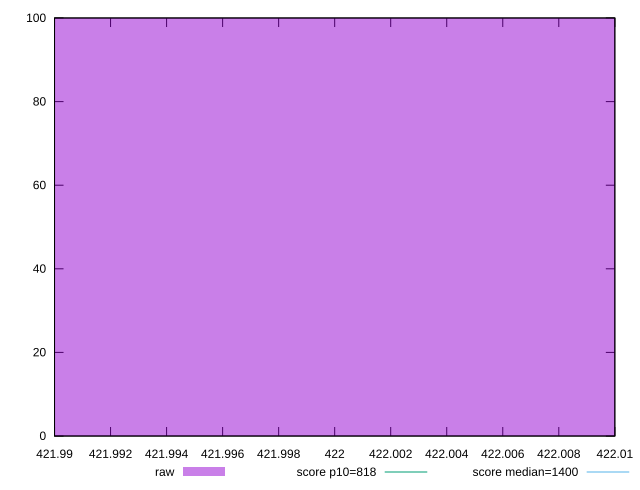

Generate this figure with gnuplot:
reset

$raw <<EOF
422 100
EOF

set key outside below
set boxwidth 0.1
set xrange [421.99:422.01]
set yrange [0:100]
set trange [0:100]
set style fill transparent solid 0.5 noborder

set parametric
set terminal svg size 640, 490 enhanced background rgb 'white'
set output "report_00022_2021-02-20T12:08:46.964Z/dom-size/samples/pages+cached/raw/histogram.svg"

plot $raw title "raw" with boxes, \
     818,t title "score p10=818", \
     1400,t title "score median=1400"

reset
